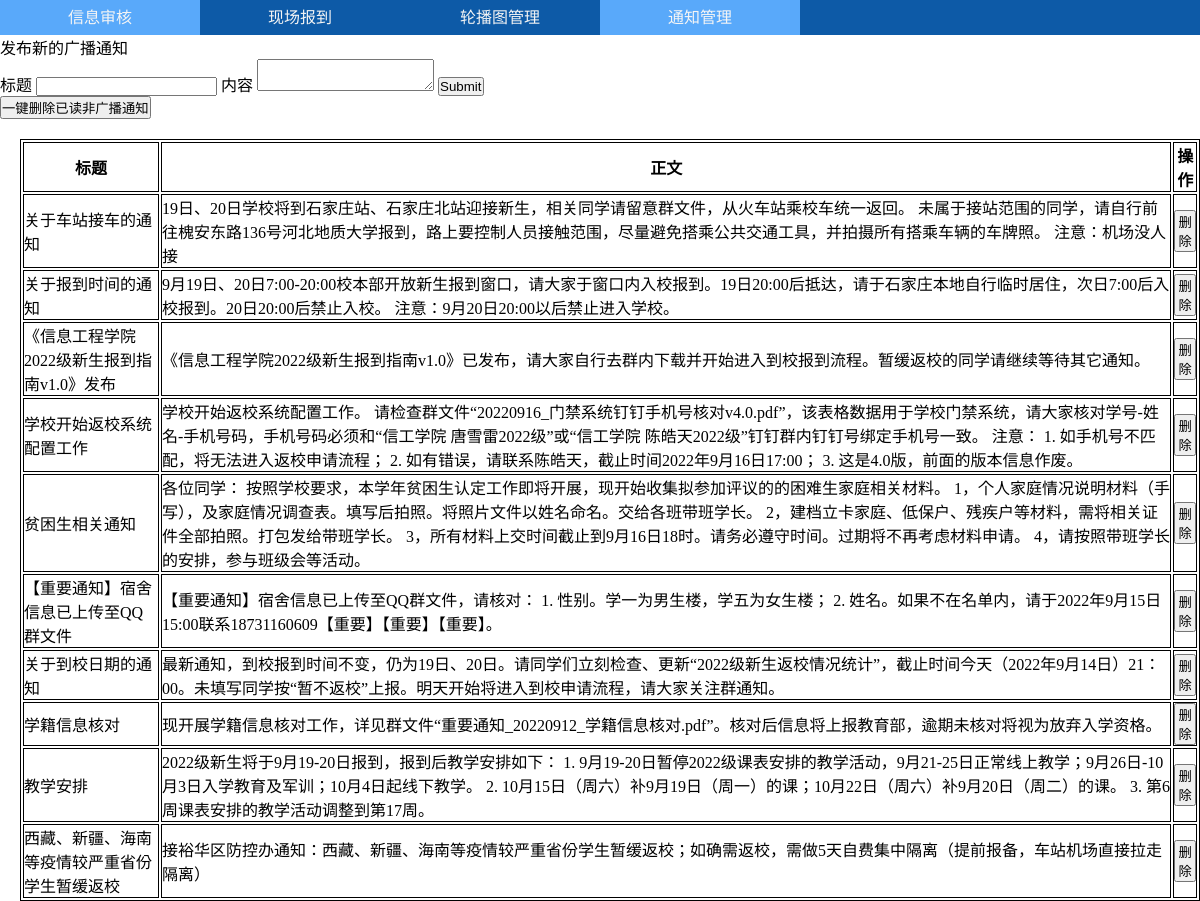
The page /noticemanger/ on the database its author committed.
### notice/models.py (models this page shows, shortened)
class Notice(models.Model):
    id = models.UUIDField("主键", default=uuid.uuid4, primary_key=True)
    title = models.CharField("标题", max_length=30)
    content = models.TextField("正文", null=True, blank=True)
    time = models.DateField("上传日期", default=datetime.datetime.now, editable=True)
    author = models.CharField("作者", max_length=30, default="信息工程学院")
    radio = models.BooleanField("是否广播", default=True)

### back/views.py (the view, shortened to what this page needs)
# urls.py: path('noticemanger/', notice, name='notice'),
def notice(request):
    if request.method == 'POST':
        Notice.objects.create(title=request.POST['title'], content=request.POST['content'])
    dic = {
        'list': Notice.objects.filter(radio=True)
    }
    return render(request, 'notice.html', dic)

### back/templates/notice.html (shortened to what this page needs)
<!DOCTYPE html>
<html lang="en">
<head>
</head>
<body>
    <ul>
        <a href={% url 'index' %}><li>信息审核</li></a>
        <a href={% url 'check_in' %}><li>现场报到</li></a>
        <a href={% url 'lbt' %}><li>轮播图管理</li></a>
        <a href={% url 'notice' %}><li class="active">通知管理</li></a>
    </ul>
    <form action="{% url 'notice' %}" method="post">
        <div>发布新的广播通知</div>
        标题 <input type="text" name="title"/>
        内容 <textarea name="content"></textarea>
        <input type="submit"/>
    </form>
    <button onclick="superDelete()">一键删除已读非广播通知</button>
    <table>
        <tr>
            <th>标题</th>
            <th>正文</th>
            <th>操作</th>
        </tr>
        {% for n in list %}
            <tr>
                <td>{{ n.title }}</td>
                <td>{{ n.content }}</td>
                <td>
                    <button onclick="myDelete('{{ n.id }}')">删除</button>
                </td>
            </tr>
        {% empty %}
            <tr>
                <td>空</td>
                <td>空</td>
                <td>空</td>
            </tr>
        {% endfor %}
    </table>
</body>
</html>

### back/templates/notice.html (style rules this page uses)
* { margin: 0px; padding: 0px; }
ul { background-color: #0d5aa7; height: 35px; }
li { text-align: center; line-height: 35px; list-style: none; float: left; width: 200px; }
.active { background-color: #59a9fa; }
table { border: black solid 1px; margin: 20px 0 0 20px; }
td { border: black solid 1px; }
th { border: black solid 1px; }

### rows shown on the page
Notice: title "关于车站接车的通知", content "19日、20日学校将到石家庄站、石家庄北站迎接新生，相关同学请留意群文件，从火车站乘校车统一返回。 未属于接站范围的同学，请自行前往槐安东路136号河北地质大学报到，路上要控制人员接触范围，尽量避免搭乘公共交通工具，并拍摄所有搭乘车辆的车牌照。 注意：机场没人接"
Notice: title "关于报到时间的通知", content "9月19日、20日7:00-20:00校本部开放新生报到窗口，请大家于窗口内入校报到。19日20:00后抵达，请于石家庄本地自行临时居住，次日7:00后入校报到。20日20:00后禁止入校。 注意：9月20日20:00以后禁止进入学校。"
Notice: title "《信息工程学院2022级新生报到指南v1.0》发布", content "《信息工程学院2022级新生报到指南v1.0》已发布，请大家自行去群内下载并开始进入到校报到流程。暂缓返校的同学请继续等待其它通知。"
Notice: title "学校开始返校系统配置工作", content "学校开始返校系统配置工作。 请检查群文件“20220916_门禁系统钉钉手机号核对v4.0.pdf”，该表格数据用于学校门禁系统，请大家核对学号-姓名-手机号码，手机号码必须和“信工学院 唐雪雷2022级”或“信工学院 陈皓天2022级”钉钉群内钉钉号绑定手机号一致。 注意： 1. 如手机号不匹配，将无法进入返校申请流程； 2. 如有错误，请联系陈皓天，截止时间2022年9月16日17:00； 3. 这是4.0版，前面的版本信息作废。"
Notice: title "贫困生相关通知", content "各位同学： 按照学校要求，本学年贫困生认定工作即将开展，现开始收集拟参加评议的的困难生家庭相关材料。 1，个人家庭情况说明材料（手写），及家庭情况调查表。填写后拍照。将照片文件以姓名命名。交给各班带班学长。 2，建档立卡家庭、低保户、残疾户等材料，需将相关证件全部拍照。打包发给带班学长。 3，所有材料上交时间截止到9月16日18时。请务必遵守时间。过期将不再考虑材料申请。 4，请按照带班学长的安排，参与班级会等活动。"
Notice: title "【重要通知】宿舍信息已上传至QQ群文件", content "【重要通知】宿舍信息已上传至QQ群文件，请核对： 1. 性别。学一为男生楼，学五为女生楼； 2. 姓名。如果不在名单内，请于2022年9月15日15:00联系18731160609【重要】【重要】【重要】。"
Notice: title "关于到校日期的通知", content "最新通知，到校报到时间不变，仍为19日、20日。请同学们立刻检查、更新“2022级新生返校情况统计”，截止时间今天（2022年9月14日）21：00。未填写同学按“暂不返校”上报。明天开始将进入到校申请流程，请大家关注群通知。"
Notice: title "学籍信息核对", content "现开展学籍信息核对工作，详见群文件“重要通知_20220912_学籍信息核对.pdf”。核对后信息将上报教育部，逾期未核对将视为放弃入学资格。"
Notice: title "教学安排", content "2022级新生将于9月19-20日报到，报到后教学安排如下： 1. 9月19-20日暂停2022级课表安排的教学活动，9月21-25日正常线上教学；9月26日-10月3日入学教育及军训；10月4日起线下教学。 2. 10月15日（周六）补9月19日（周一）的课；10月22日（周六）补9月20日（周二）的课。 3. 第6周课表安排的教学活动调整到第17周。"
Notice: title "西藏、新疆、海南等疫情较严重省份学生暂缓返校", content "接裕华区防控办通知：西藏、新疆、海南等疫情较严重省份学生暂缓返校；如确需返校，需做5天自费集中隔离（提前报备，车站机场直接拉走隔离）"
